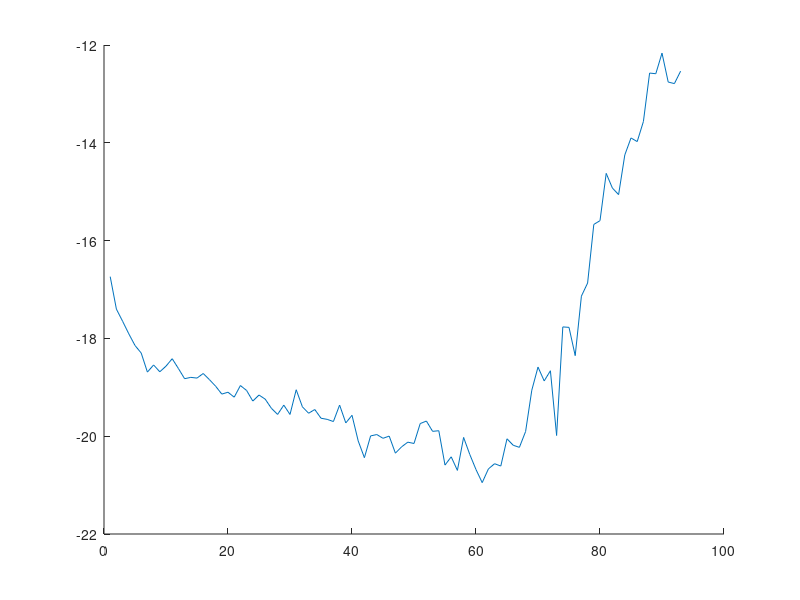

Here is the MATLAB script that generated this plot: (Note: this script raises an error after producing the figure.)
clear all
%close all

figure
hold on

% alternating projections
load('cvx_rang.mat')
plot(10*log10(err_cvx))

%load('EM/EM_Mw.mat');
%plot(10*log10(err_EM))

%RPCA
load('RPCA_rang.mat')
plot(10*log10(err_pg_opt))
plot(10*log10(err_pg(:,11)))

%MCMC
load('MCMC_rang.mat');
d_mcmc_moy = squeeze(mean(d_mcmc(:,end-200:end,:),2));
for i=1:93
	err_moy(i) = norm( d_ref(:,i) - d_mcmc_moy(:,i) ) /  norm( d_ref(:,i));
end
plot(10*log10(err_moy));


xlabel('Rank of $\bm{S}_{aa}$')
ylabel('Relative error on diag($\bm{S}_{aa}$) (dB)')
legend('Hald','RPCA, $\lambda_{opt}$','RPCA, $\lambda=1/\sqrt{M}$','MCMC')

%plot_fig(gcf,8,6)
%matlab2tikz('all_rang.tex')
